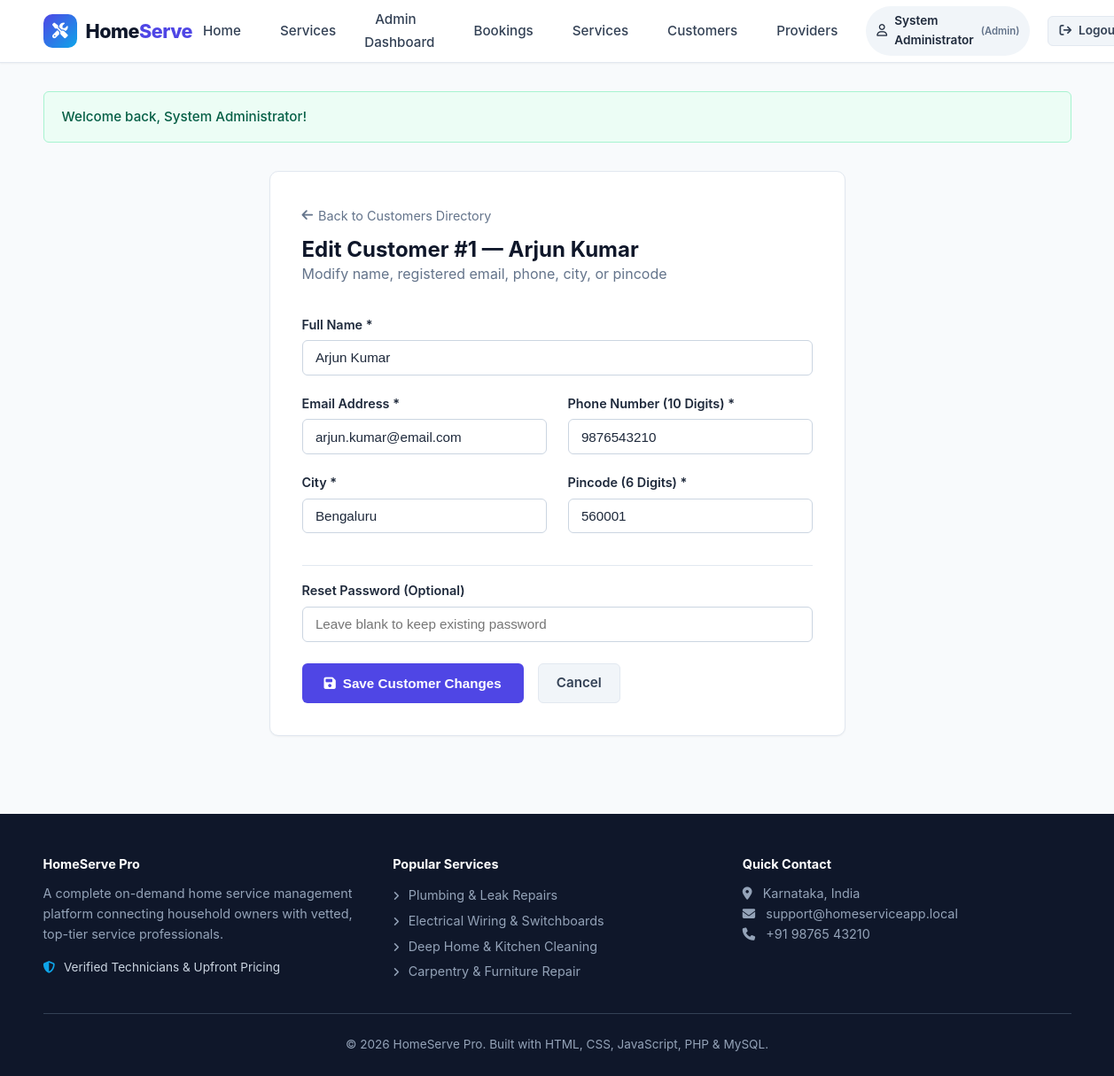
Screenshot of /admin/edit-user.php?id=1 (signed in) with the database file from the repository.
### tables this page shows
CREATE TABLE `users` (
    `id` INT AUTO_INCREMENT PRIMARY KEY,
    `name` VARCHAR(100) NOT NULL,
    `email` VARCHAR(150) NOT NULL UNIQUE,
    `password` VARCHAR(255) NOT NULL,
    `phone` VARCHAR(20) NOT NULL,
    `city` VARCHAR(100) NOT NULL,
    `pincode` VARCHAR(20) NOT NULL,
    `role` ENUM('customer', 'provider', 'admin') NOT NULL DEFAULT 'customer',
    `created_at` TIMESTAMP DEFAULT CURRENT_TIMESTAMP
);

### admin/edit-user.php (the view, shortened to what this page needs)
<?php
require_once __DIR__ . '/../config/db.php';
$pdo = getDB();
$userId = (int)($_GET['id'] ?? 0);
$stmt = $pdo->prepare("SELECT * FROM users WHERE id = ? AND role = 'customer' LIMIT 1");
$stmt->execute([$userId]);
$user = $stmt->fetch();
require_once __DIR__ . '/../includes/header.php';
?>
<div style="max-width: 650px; margin: 2rem auto;">
    <div class="card" style="padding: 2.25rem;">
        <div style="margin-bottom: 2rem;">
            <a href="users.php" style="font-size: 0.9rem; color: var(--gray-500); display: inline-flex; align-items: center; gap: 6px; margin-bottom: 0.75rem;">
                <i class="fa-solid fa-arrow-left"></i> Back to Customers Directory
            </a>
            <h2>Edit Customer #<?php echo $user['id']; ?> &mdash; <?php echo htmlspecialchars($user['name']); ?></h2>
            <p style="color: var(--gray-500);">Modify name, registered email, phone, city, or pincode</p>
        </div>
        <form method="POST" action="edit-user.php?id=<?php echo $userId; ?>" data-validate="true">
            <div class="form-group">
                <label class="form-label" for="name">Full Name *</label>
                <input type="text" id="name" name="name" class="form-control" required value="<?php echo htmlspecialchars($user['name']); ?>">
            </div>
            <div class="grid grid-2">
                <div class="form-group">
                    <label class="form-label" for="email">Email Address *</label>
                    <input type="email" id="email" name="email" class="form-control" required value="<?php echo htmlspecialchars($user['email']); ?>">
                </div>
                <div class="form-group">
                    <label class="form-label" for="phone">Phone Number (10 Digits) *</label>
                    <input type="tel" id="phone" name="phone" class="form-control" maxlength="10" required value="<?php echo htmlspecialchars($user['phone']); ?>">
                </div>
            </div>
            <div class="grid grid-2">
                <div class="form-group">
                    <label class="form-label" for="city">City *</label>
                    <input type="text" id="city" name="city" class="form-control" required value="<?php echo htmlspecialchars($user['city']); ?>">
                </div>
                <div class="form-group">
                    <label class="form-label" for="pincode">Pincode (6 Digits) *</label>
                    <input type="text" id="pincode" name="pincode" class="form-control" maxlength="6" required value="<?php echo htmlspecialchars($user['pincode']); ?>">
                </div>
            </div>
            <div class="form-group" style="margin-top: 1rem; padding-top: 1rem; border-top: 1px solid var(--gray-200);">
                <label class="form-label" for="new_password">Reset Password (Optional)</label>
                <input type="password" id="new_password" name="new_password" class="form-control" placeholder="Leave blank to keep existing password">
            </div>
            <div style="display:flex; gap: 1rem; margin-top: 1.5rem;">
                <button type="submit" class="btn btn-primary" style="padding: 0.75rem 1.5rem;">
                    <i class="fa-solid fa-floppy-disk"></i> Save Customer Changes
                </button>
                <a href="users.php" class="btn btn-secondary">Cancel</a>
            </div>
        </form>
    </div>
</div>
<?php require_once __DIR__ . '/../includes/footer.php'; ?>

### assets/css/style.css (style rules this page uses)
:root { --primary: #4f46e5; --primary-hover: #4338ca; --primary-light: #eef2ff; --secondary: #0ea5e9; --dark: #0f172a; --gray-900: #1e293b; --gray-700: #334155; --gray-500: #64748b; --gray-300: #cbd5e1; --gray-200: #e2e8f0; --gray-100: #f1f5f9; --light: #f8fafc; --white: #ffffff; --success: #10b981; --success-bg: #ecfdf5; --warning: #f59e0b; --warning-bg: #fffbeb; --danger: #ef4444; --danger-bg: #fef2f2; --info: #3b82f6; --info-bg: #eff6ff; --radius-sm: 6px; --radius-md: 10px; --radius-lg: 16px; --shadow-sm: 0 1px 2px 0 rgba(0, 0, 0, 0.05); --shadow-md: 0 4px 6px -1px rgba(0, 0, 0, 0.1), 0 2px 4px -2px rgba(0, 0, 0, 0.1); --shadow-lg: 0 10px 15px -3px rgba(0, 0, 0, 0.1), 0 4px 6px -4px rgba(0, 0, 0, 0.1); --shadow-hover: 0 14px 20px -3px rgba(79, 70, 229, 0.15); --transition: all 0.25s cubic-bezier(0.4, 0, 0.2, 1); }
* { box-sizing: border-box; margin: 0; padding: 0; }
body { font-family: -apple-system, BlinkMacSystemFont, "Segoe UI", Roboto, Oxygen, Ubuntu, Cantarell, "Helvetica Neue", sans-serif; background-color: var(--light); color: var(--gray-700); line-height: 1.6; display: flex; flex-direction: column; min-height: 100vh; }
h1, h2, h3, h4, h5, h6 { color: var(--dark); font-weight: 700; line-height: 1.25; }
a { color: var(--primary); text-decoration: none; transition: var(--transition); }
.btn { display: inline-flex; align-items: center; justify-content: center; gap: 8px; padding: 0.6rem 1.25rem; font-size: 0.95rem; font-weight: 600; border-radius: var(--radius-sm); border: 1px solid transparent; cursor: pointer; transition: var(--transition); text-align: center; white-space: nowrap; }
.btn-primary { background-color: var(--primary); color: var(--white) !important; }
.btn-secondary { background-color: var(--gray-100); color: var(--gray-700); border-color: var(--gray-200); }
.grid { display: grid; gap: 1.5rem; }
.grid-2 { grid-template-columns: repeat(2, minmax(0, 1fr)); }
.card { background: var(--white); border-radius: var(--radius-md); border: 1px solid var(--gray-200); box-shadow: var(--shadow-sm); padding: 1.5rem; transition: var(--transition); }
.form-group { margin-bottom: 1.25rem; }
.form-label { display: block; font-weight: 600; font-size: 0.9rem; margin-bottom: 0.4rem; color: var(--gray-900); }
.form-control { width: 100%; padding: 0.65rem 0.9rem; font-size: 0.95rem; border: 1px solid var(--gray-300); border-radius: var(--radius-sm); background-color: var(--white); color: var(--gray-900); transition: var(--transition); }

### rows the page displays
users: id "1", name "Arjun Kumar", email "arjun.kumar@email.com", phone "9876543210", city "Bengaluru", pincode "560001"

### other values shown
$currentUser['name'] "System Administrator"
$role "Admin"
$flash['message'] "Welcome back, System Administrator!"
